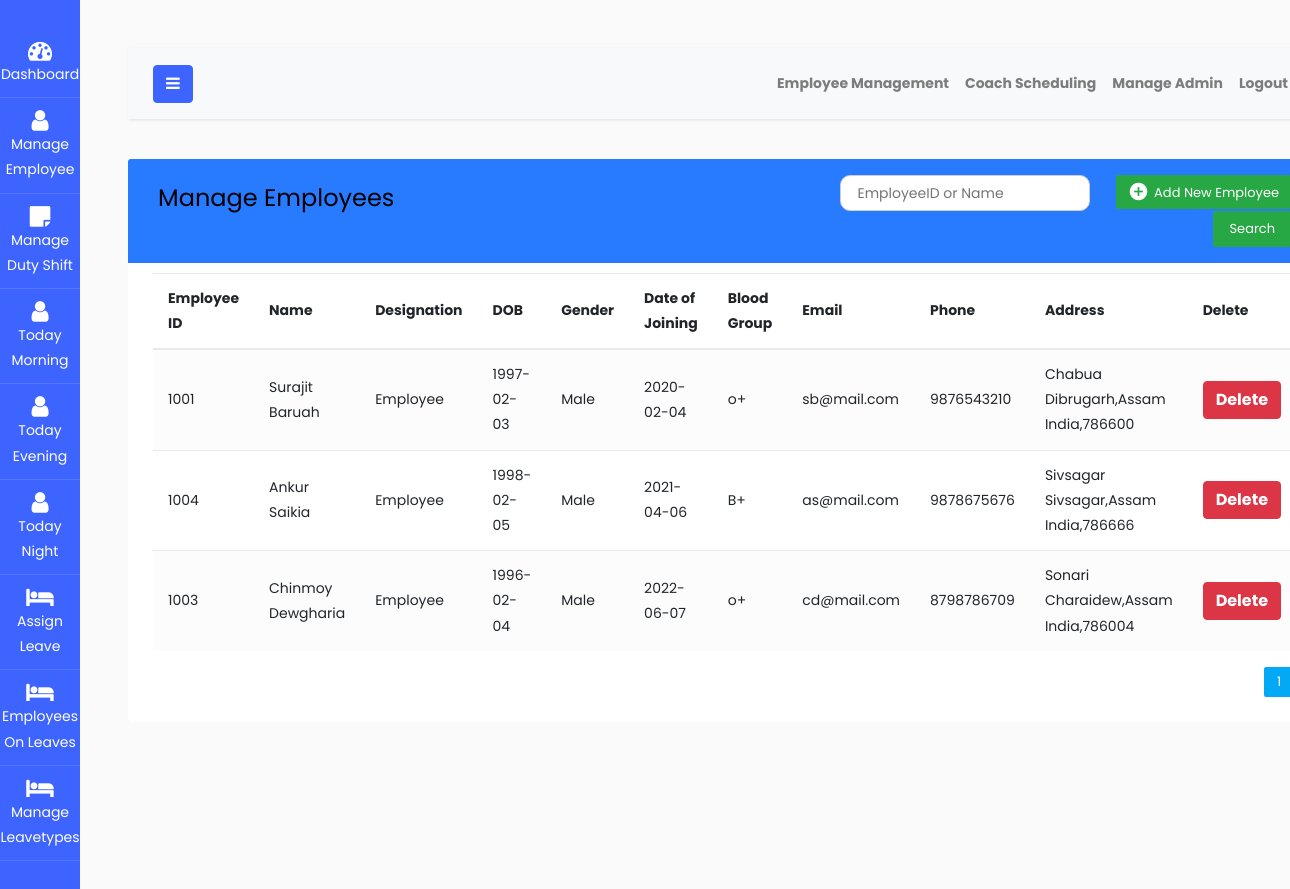
/manage_emp.php (signed in), run on the app's committed database.
### tables this page shows
CREATE TABLE IF NOT EXISTS `employee` (
  `empid` varchar(100) NOT NULL,
  `fname` varchar(100) NOT NULL,
  `mname` varchar(100) NOT NULL,
  `lname` varchar(100) NOT NULL,
  `designation` varchar(100) NOT NULL,
  `dob` date NOT NULL,
  `gender` varchar(100) NOT NULL,
  `doj` date NOT NULL,
  `bgroup` varchar(100) NOT NULL,
  `email` varchar(100) NOT NULL,
  `password` varchar(100) NOT NULL,
  `contact` varchar(100) NOT NULL,
  `address` varchar(100) NOT NULL,
  `district` varchar(100) NOT NULL,
  `state` varchar(100) NOT NULL,
  `country` varchar(100) NOT NULL,
  `pin` varchar(100) NOT NULL,
  `created_on` timestamp NOT NULL DEFAULT CURRENT_TIMESTAMP,
  PRIMARY KEY (`empid`)
);

### manage_emp.php (the view, shortened to what this page needs)
<!DOCTYPE html>
<html lang="en">
<head>
<link rel="stylesheet" href="https://stackpath.bootstrapcdn.com/bootstrap/4.5.0/css/bootstrap.min.css">
<link rel="stylesheet" href="https://maxcdn.bootstrapcdn.com/font-awesome/4.7.0/css/font-awesome.min.css">
<link rel="stylesheet" href="css/dash_style.css">
</head>
<body>
<?php include 'admin_dash.php' ?>
<div class="container-xxl">
	<div class="table-responsive">
		<div class="table-wrapper">
			<div class="table-title">
				<div class="row">
					<div class="col-sm-6">
						<h2>Manage Employees</h2>
					</div>
					<div class="col-sm-6">
						<a href="#addEmployeeModal" class="btn btn-success" data-toggle="modal"><i class="material-icons">&#xE147;</i> <span>Add New Employee</span></a>
						<div>
						<form action="search_emp.php" method="GET" class="search_bar">
					<input type="text" required placeholder="EmployeeID or Name" class="search-here" name="search" value="<?php if(isset($_GET['search'])){echo $_GET['search'];} ?>">
					<button type="submit" class="btn btn-success btn-lg">Search</button>
					</form>
						</div>
					</div>
				</div>
			</div>
		<table class="table table-striped table-hover">
			<thead>
				<tr>
					<th>Employee ID</th>
					<th>Name</th>
					<th>Designation</th>
					<th>DOB</th>
					<th>Gender</th>
					<th>Date of Joining</th>
					<th>Blood Group</th>
					<th>Email</th>
					<th>Phone</th>
					<th>Address</th>
					<th>Delete</th>
				</tr>
			</thead>
			<tbody>
			<?php
				include "dbconfig.php";
				$limit=10;
				if(isset($_GET['page'])){
					$page= $_GET['page'];
				}else{
					$page= 1;
				}
				$offset = ($page - 1) * $limit;
				$sql="SELECT * FROM employee LIMIT {$offset},{$limit}";
				$result=$conn->query($sql);
				if($result->num_rows > 0){
				while($row=$result->fetch_assoc()){
					?>
					<tr>
					<td><?php echo $row['empid']; ?></td>
					<td><?php echo $row['fname']; ?>&nbsp;<?php echo $row['mname']; ?><br><?php echo $row['lname']; ?></td>
					<td><?php echo $row['designation']; ?></td>
					<td><?php echo $row['dob']; ?></td>
					<td><?php echo $row['gender']; ?></td>
					<td><?php echo $row['doj']; ?></td>
					<td><?php echo $row['bgroup']; ?></td>
					<td><?php echo $row['email']; ?></td>
					<td><?php echo $row['contact']; ?></td>
					<td><?php echo $row['address']; ?><br><?php echo $row['district']; ?>&#x2c;<?php echo $row['state']; ?><br><?php echo $row['country']; ?>&#x2c;<?php echo $row['pin']; ?></td>
					<td>
						<a href="javascript:void(0)" class="delete_btn_ajax btn btn-danger text-white">Delete</a>
					</td>
				</tr>
				<?php
				}
				}else{
					echo "0 results";
				}
				?>
			</tbody>
			</table>
			<?php
			$sql1="SELECT * FROM employee";
			$result1=mysqli_query($conn, $sql1) or die("Query Failed.");
			if(mysqli_num_rows($result1) > 0){
				$total_records = mysqli_num_rows($result1);
				$total_page = ceil($total_records / $limit);
				echo'<div class="clearfix">
				<ul class="pagination">';
				for($i=1; $i<= $total_page; $i++){
					if($i == $page){
						$active = "active";
					}else{
						$active = "";
					}
					echo'<li class="page-item '.$active.'"><a href="manage_emp.php?page='.$i.'" class="page-link">'.$i.'</a></li>';
				}
				echo'</ul>
				</div>';
			}
			?>
		</div>
	</div>
</div>
</body>
</html>

### css/dash_style.css (style rules this page uses)
body { color: #566787; background: #f5f5f5; font-family: 'Varela Round', sans-serif; font-size: 13px; }
.table-responsive { margin: 20px 0; }
.table-wrapper { background: #fff; padding: 20px 25px; border-radius: 3px; min-width: 1000px; box-shadow: 0 1px 1px rgba(0,0,0,.05); }
.table-title { padding-bottom: 15px; background: #287bff; color: #fff; padding: 16px 30px; min-width: 100%; margin: -20px -25px 10px; border-radius: 3px 3px 0 0; }
.table-title h2 { margin: 5px 0 0; font-size: 24px; }
.table-title .btn { color: #fff; float: right; font-size: 13px; border: none; min-width: 50px; border-radius: 2px; border: none; outline: none !important; margin-left: 10px; }
.table-title .btn i { float: left; font-size: 21px; margin-right: 5px; }
.table-title .btn span { float: left; margin-top: 2px; }
table.table tr th, table.table tr td { border-color: #e9e9e9; padding: 12px 15px; vertical-align: middle; }
table.table tr th:first-child { width: 60px; }
table.table tr th:last-child { width: 100px; }
table.table-striped tbody tr:nth-of-type(odd) { background-color: #fcfcfc; }
table.table td a { font-weight: bold; color: #566787; display: inline-block; text-decoration: none; outline: none !important; }
.pagination { float: right; margin: 0 0 5px; }
.pagination li a { border: none; font-size: 13px; min-width: 30px; min-height: 30px; color: #999; margin: 0 2px; line-height: 30px; border-radius: 2px !important; text-align: center; padding: 0 6px; }
.pagination li.active a, .pagination li.active a.page-link { background: #03A9F4; }

### manage_emp.php (style rules this page uses)
.search-here { border: 1px solid #ccc; outline: none; background-size: 22px; background-position: 13px; border-radius: 10px; margin-left: 100px; width: 250px; height: 30px; padding: 17px; }
button { border-radius; }

### data on the page
employee: empid "1001", fname "Surajit", lname "Baruah", designation "Employee", dob "1997-02-03", gender "Male", doj "2020-02-04", bgroup "o+", email "sb@mail.com", contact "9876543210", address "Chabua", district "Dibrugarh", state "Assam", country "India", pin "786600"
employee: empid "1004", fname "Ankur", lname "Saikia", designation "Employee", dob "1998-02-05", gender "Male", doj "2021-04-06", bgroup "B+", email "as@mail.com", contact "9878675676", address "Sivsagar", district "Sivsagar", state "Assam", country "India", pin "786666"
employee: empid "1003", fname "Chinmoy", lname "Dewgharia", designation "Employee", dob "1996-02-04", gender "Male", doj "2022-06-07", bgroup "o+", email "cd@mail.com", contact "8798786709", address "Sonari", district "Charaidew", state "Assam", country "India", pin "786004"
